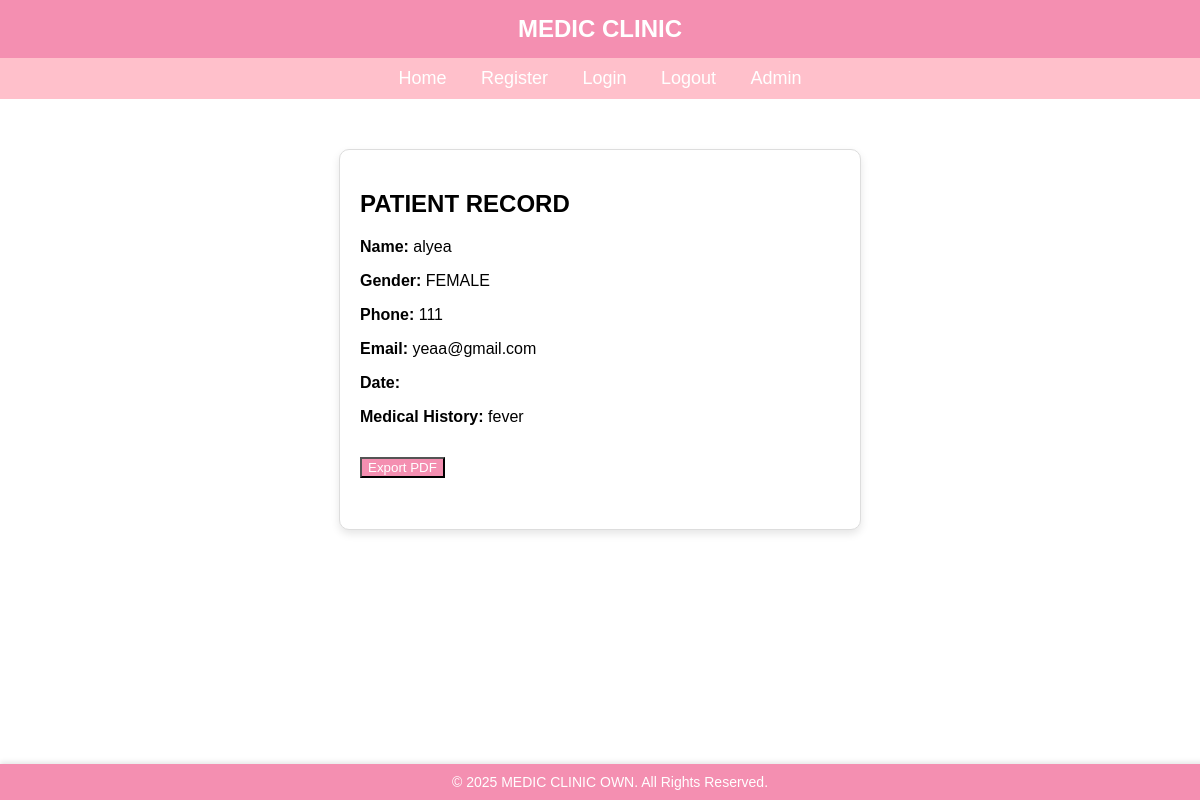
/patient_record.php (signed in), run on the app's committed database.
### tables this page shows
CREATE TABLE `register` (
  `user_id` int(3) NOT NULL,
  `name` varchar(50) NOT NULL,
  `gender` varchar(10) NOT NULL,
  `phone` varchar(11) NOT NULL,
  `email` varchar(50) NOT NULL,
  `date` varchar(20) NOT NULL,
  `medical_history` varchar(50) NOT NULL,
  `password` varchar(255) NOT NULL
);

### patient_record.php (the view, shortened to what this page needs)
<?php include("header.php"); ?>
 <?php
include('db.php');
$user_id = $_SESSION['user_id'];
$sql = "SELECT * FROM register WHERE user_id='$user_id' LIMIT 1";
$result = mysqli_query($condb, $sql);
$row = mysqli_fetch_assoc($result);
?>
<!DOCTYPE html>
<head>
    <body>
<div class="profile-container">
    <h2>PATIENT RECORD</h2>
    <p>
    <div class="info">
    <p><strong>Name:</strong> <?php echo htmlspecialchars($row["name"]); ?></p>
    <p><strong>Gender:</strong> <?php echo htmlspecialchars($row["gender"]); ?></p>
    <p><strong>Phone:</strong> <?php echo htmlspecialchars($row["phone"]); ?></p>
    <p><strong>Email:</strong> <?php echo htmlspecialchars($row["email"]); ?></p>
    <p><strong>Date:</strong> <?php echo htmlspecialchars($row["date"]); ?></p>
    <p><strong>Medical History:</strong> <?php echo htmlspecialchars($row["medical_history"]); ?></p>
    <p>
    <a href="export_pdf.php" target="_blank">
    <button style="background-color: #f48fb1; color: white; margin: 15px 0;">Export PDF</button>
</a>
</div>
</body>
</html>
<?php include("footer.php"); ?>

### header.php (style rules this page uses)
body { font-family: Arial, sans-serif; margin: 0; padding: 0; }

### patient_record.php (style rules this page uses)
.profile-container { width: 40%; margin: 50px auto; padding: 20px; border: 1px solid #ddd; border-radius: 10px; box-shadow: 0 4px 8px rgba(0, 0, 0, 0.1); background-color: white; }

### footer.php (style rules this page uses)
body { margin-bottom: 50px; }

### data on the page
register: name "alyea", gender "FEMALE", phone "111", email "yeaa@gmail.com", medical_history "fever"
